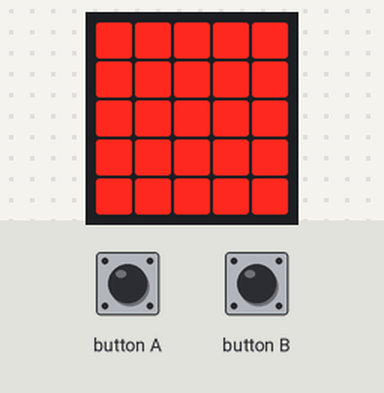
Recording of a program running on a simulated BBC micro:bit (MakeCode). Parts: the board's 5×5 LED display. The inputs (shaded band) are chosen by the test bench.

Above: at 1.6 s.
1.7 s: button A pressed for 0.15 s
At 3.2 s:
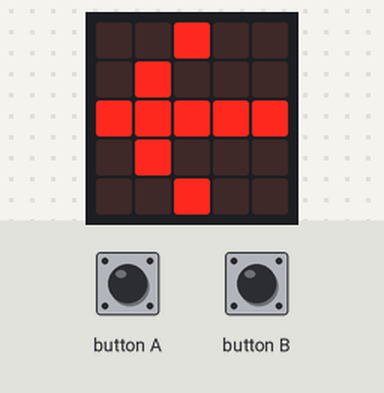
4.8 s: button B pressed for 0.15 s
At 5.5 s:
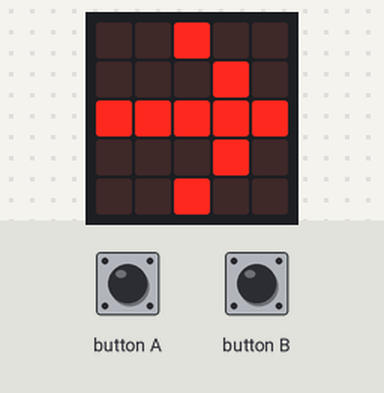
Timing chart, 0 to 7.8 s (numbered marks = the images above; inputs shaded):
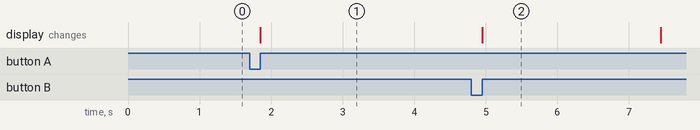

The program:

main.ts
```typescript
input.onButtonPressed(Button.A, function () {
    basic.showArrow(ArrowNames.West)
    basic.pause(5000)
    basic.showLeds(`
        # # # # #
        # # # # #
        # # # # #
        # # # # #
        # # # # #
        `)
})
input.onButtonPressed(Button.B, function () {
    basic.showArrow(ArrowNames.East)
    basic.pause(5000)
    basic.showLeds(`
        # # # # #
        # # # # #
        # # # # #
        # # # # #
        # # # # #
        `)
})
basic.showLeds(`
    # # # # #
    # # # # #
    # # # # #
    # # # # #
    # # # # #
    `)
```

test.ts
```typescript
// les tests vont ici ; cela ne sera pas compilé si ce paquet est utilisé en tant qu'extension.
```

Measured:
- after the input at 1.7 s, the display: changes after 0.15 s (image 1)
- after the input at 4.8 s, the display: changes after 0.15 s (image 2)
